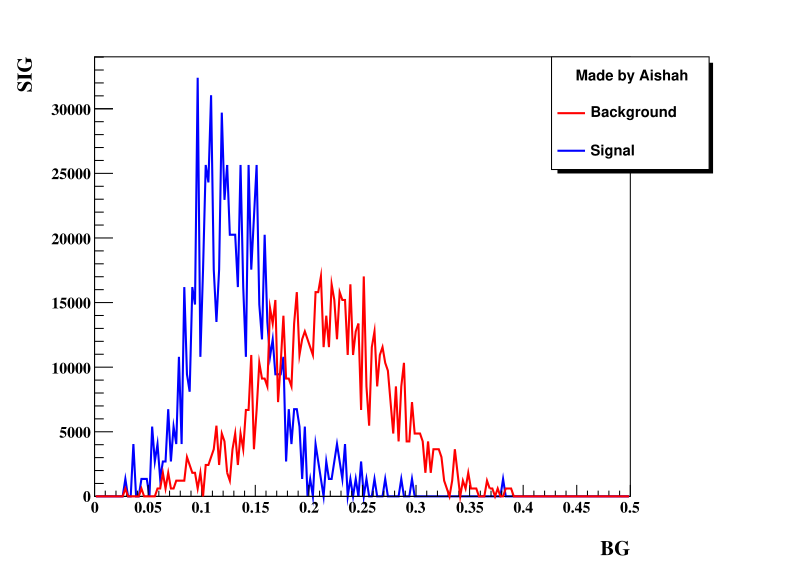

Recreate this plot in Python.
'''
Question2: (K1, S1 & S4)
A. Add the order to plot these two histograms in the same canvas, the order is still missing
B. Changing the variables to plot ptsumf from the ROOT file for both signal and background
C. Changing the range of x and y and naming the x and y axis 
'''

import ROOT

def fill1DHistogram():
    c = ROOT.TCanvas("c", "Background vs Signal", 800, 600)

    ROOT.gROOT.SetStyle("ATLAS")
    ROOT.gROOT.ForceStyle()

    ROOT.gStyle.SetLabelFont(22, "X")
    ROOT.gStyle.SetLabelFont(22, "Y")
    ROOT.gStyle.SetLabelFont(22, "Z")
    ROOT.gStyle.SetTitleFont(22, "X")
    ROOT.gStyle.SetTitleFont(22, "Y")
    ROOT.gStyle.SetTitleFont(22, "Z")

    ROOT.gStyle.SetLabelSize(0.03, "X")
    ROOT.gStyle.SetLabelSize(0.03, "Y")
    ROOT.gStyle.SetLabelSize(0.03, "Z")
    ROOT.gStyle.SetTitleSize(0.04, "X")
    ROOT.gStyle.SetTitleSize(0.04, "Y")
    ROOT.gStyle.SetTitleSize(0.04, "Z")

    ROOT.gStyle.SetMarkerSize(0.5)
    ROOT.gStyle.SetPalette(ROOT.kRainBow)

    c.SetRightMargin(0.20)
    c.SetLeftMargin(0.12)
    c.SetBottomMargin(0.12)

    file = ROOT.TFile.Open("mlpHiggs.root")
    sig_tree = file.Get("sig_filtered")
    bg_tree = file.Get("bg_filtered")

    bg_hist = ROOT.TH1F("", "", 200, 0, 0.5)
    sig_hist = ROOT.TH1F("", "", 200, 0, 0.5)
    
    for j in range(bg_tree.GetEntries()):
        bg_tree.GetEntry(j)
        for i in range(sig_tree.GetEntries()):
            sig_tree.GetEntry(i)
            sig_hist.Fill(sig_tree.ptsumf)
            bg_hist.Fill(bg_tree.ptsumf)

            
    bg_hist.SetStats(0)
    sig_hist.SetStats(0)
    sig_hist.SetXTitle("BG")
    sig_hist.GetYaxis().SetTitle("SIG")
    bg_hist.SetLineColor(ROOT.kRed)
    sig_hist.SetLineColor(ROOT.kBlue)
    sig_hist.Draw("l")
    bg_hist.Draw("l SAME")

    # Add a legend with a centered header
    legend = ROOT.TLegend(0.7, 0.7, 0.9, 0.9)
    legend.SetHeader("Made by Aishah", "C")  # Centered header
    legend.AddEntry(bg_hist, "Background", "l")
    legend.AddEntry(sig_hist, "Signal", "l")
    legend.Draw()
    c.SaveAs("Q2.pdf")
    c.Update()
    
    # Keep the application running to display the canvas
    ROOT.gApplication.Run()
    
    file.Close()

fill1DHistogram()
